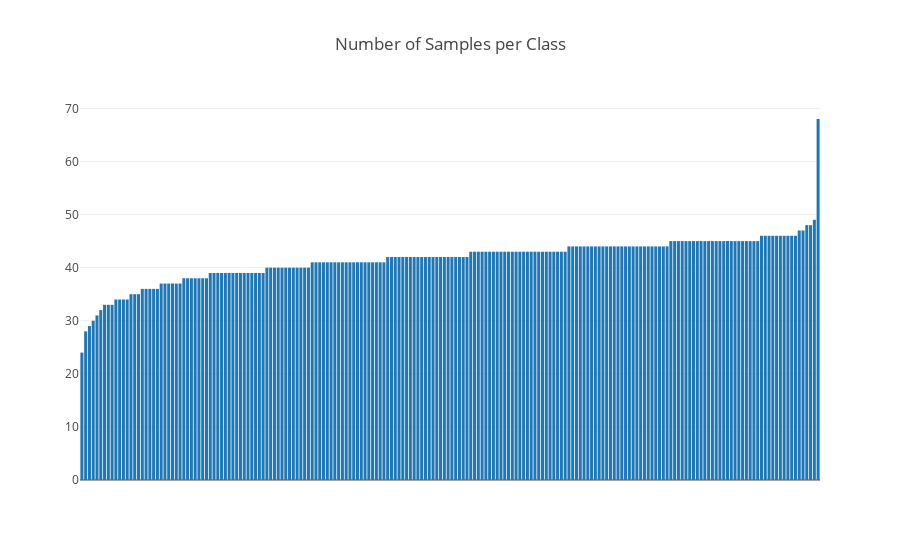

Notebook code for this chart:
### Markdown cell above
## Visualizing the Distribution of the Datset

### Code cell
counts = metadata.groupby('classname')['classnumber'].count()
trace = go.Bar(x = counts.index, y = counts.values)
data = [trace]
layout = go.Layout(title = "Number of Samples per Class",
                  xaxis = {
                            'categoryorder': 'array',
                            'categoryarray': [x for _, x in sorted(zip(counts.values,counts.index))],
                            'showticklabels': False})
                           
figure = go.Figure(data = data, layout = layout)
iplot(figure)

### Figure 1 — Plotly figure (JSON) as saved in the notebook; plotly's stock layout.template omitted (floating-point values rounded to 4 significant figures; data arrays with more than 128 entries replaced by an {"elided": "..."} marker saying what was removed)
{"data": [{"type": "bar", "uid": "eae08d6e-f250-494b-a15e-c3eb3a7ba5fa", "x": {"elided": "196 str values"}, "y": {"elided": "196 int values"}}], "layout": {"title": {"text": "Number of Samples per Class"}, "xaxis": {"categoryarray": {"elided": "196 str values"}, "categoryorder": "array", "showticklabels": false}}}
